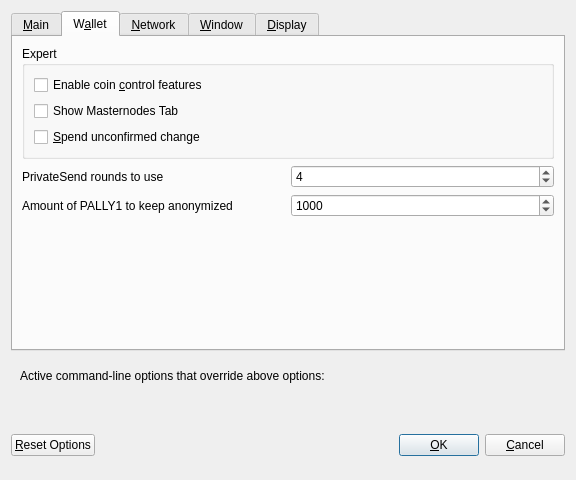
<?xml version="1.0" encoding="UTF-8"?>
<ui version="4.0">
 <class>OptionsDialog</class>
 <widget class="QDialog" name="OptionsDialog">
  <property name="geometry">
   <rect>
    <x>0</x>
    <y>0</y>
    <width>576</width>
    <height>480</height>
   </rect>
  </property>
  <property name="windowTitle">
   <string>Options</string>
  </property>
  <property name="modal">
   <bool>true</bool>
  </property>
  <layout class="QVBoxLayout" name="verticalLayout">
   <item>
    <widget class="QTabWidget" name="tabWidget">
     <property name="enabled">
      <bool>true</bool>
     </property>
     <property name="currentIndex">
      <number>1</number>
     </property>
     <widget class="QWidget" name="tabMain">
      <attribute name="title">
       <string>&amp;Main</string>
      </attribute>
      <layout class="QVBoxLayout" name="verticalLayout_Main">
       <item>
        <widget class="QCheckBox" name="bitcoinAtStartup">
         <property name="toolTip">
          <string>Automatically start PALLY1 Core after logging in to the system.</string>
         </property>
         <property name="text">
          <string>&amp;Start PALLY1 Core on system login</string>
         </property>
        </widget>
       </item>
       <item>
        <layout class="QHBoxLayout" name="horizontalLayout_2_Main">
         <item>
          <widget class="QLabel" name="databaseCacheLabel">
           <property name="text">
            <string>Size of &amp;database cache</string>
           </property>
           <property name="textFormat">
            <enum>Qt::PlainText</enum>
           </property>
           <property name="buddy">
            <cstring>databaseCache</cstring>
           </property>
          </widget>
         </item>
         <item>
          <widget class="QSpinBox" name="databaseCache"/>
         </item>
         <item>
          <widget class="QLabel" name="databaseCacheUnitLabel">
           <property name="text">
            <string>MB</string>
           </property>
           <property name="textFormat">
            <enum>Qt::PlainText</enum>
           </property>
          </widget>
         </item>
         <item>
          <spacer name="horizontalSpacer_2_Main">
           <property name="orientation">
            <enum>Qt::Horizontal</enum>
           </property>
           <property name="sizeHint" stdset="0">
            <size>
             <width>40</width>
             <height>20</height>
            </size>
           </property>
          </spacer>
         </item>
        </layout>
       </item>
       <item>
        <layout class="QHBoxLayout" name="horizontalLayout_3_Main">
         <item>
          <widget class="QLabel" name="threadsScriptVerifLabel">
           <property name="text">
            <string>Number of script &amp;verification threads</string>
           </property>
           <property name="textFormat">
            <enum>Qt::PlainText</enum>
           </property>
           <property name="buddy">
            <cstring>threadsScriptVerif</cstring>
           </property>
          </widget>
         </item>
         <item>
          <widget class="QSpinBox" name="threadsScriptVerif">
           <property name="toolTip">
            <string>(0 = auto, &lt;0 = leave that many cores free)</string>
           </property>
          </widget>
         </item>
         <item>
          <spacer name="horizontalSpacer_3_Main">
           <property name="orientation">
            <enum>Qt::Horizontal</enum>
           </property>
           <property name="sizeHint" stdset="0">
            <size>
             <width>40</width>
             <height>20</height>
            </size>
           </property>
          </spacer>
         </item>
        </layout>
       </item>
       <item>
        <spacer name="verticalSpacer_Main">
         <property name="orientation">
          <enum>Qt::Vertical</enum>
         </property>
         <property name="sizeHint" stdset="0">
          <size>
           <width>20</width>
           <height>40</height>
          </size>
         </property>
        </spacer>
       </item>
      </layout>
     </widget>
     <widget class="QWidget" name="tabWallet">
      <attribute name="title">
       <string>W&amp;allet</string>
      </attribute>
      <layout class="QVBoxLayout" name="verticalLayout_Wallet">
       <item>
        <widget class="QGroupBox" name="groupBox">
         <property name="title">
          <string>Expert</string>
         </property>
         <layout class="QVBoxLayout" name="verticalLayout_2">
          <item>
           <widget class="QCheckBox" name="coinControlFeatures">
            <property name="toolTip">
             <string>Whether to show coin control features or not.</string>
            </property>
            <property name="text">
             <string>Enable coin &amp;control features</string>
            </property>
           </widget>
          </item>
          <item>
           <widget class="QCheckBox" name="showMasternodesTab">
            <property name="toolTip">
             <string>Show additional tab listing all your masternodes in first sub-tab&lt;br/&gt;and all masternodes on the network in second sub-tab.</string>
            </property>
            <property name="text">
             <string>Show Masternodes Tab</string>
            </property>
           </widget>
          </item>
          <item>
           <widget class="QCheckBox" name="spendZeroConfChange">
            <property name="toolTip">
             <string>If you disable the spending of unconfirmed change, the change from a transaction&lt;br/&gt;cannot be used until that transaction has at least one confirmation.&lt;br/&gt;This also affects how your balance is computed.</string>
            </property>
            <property name="text">
             <string>&amp;Spend unconfirmed change</string>
            </property>
           </widget>
          </item>
         </layout>
        </widget>
       </item>
       <item>
        <layout class="QHBoxLayout" name="horizontalLayout_4_Wallet">
         <item>
          <widget class="QLabel" name="label">
           <property name="toolTip">
            <string>This setting determines the amount of individual masternodes that an input will be anonymized through.&lt;br/&gt;More rounds of anonymization gives a higher degree of privacy, but also costs more in fees.</string>
           </property>
           <property name="text">
            <string>PrivateSend rounds to use</string>
           </property>
          </widget>
         </item>
         <item>
          <widget class="QSpinBox" name="privateSendRounds">
           <property name="minimum">
            <number>2</number>
           </property>
           <property name="maximum">
            <number>8</number>
           </property>
           <property name="value">
            <number>4</number>
           </property>
          </widget>
         </item>
        </layout>
       </item>
       <item>
        <layout class="QHBoxLayout" name="horizontalLayout">
         <item>
          <widget class="QLabel" name="label_2">
           <property name="toolTip">
            <string>This amount acts as a threshold to turn off PrivateSend once it's reached.</string>
           </property>
           <property name="statusTip">
            <string notr="true"/>
           </property>
           <property name="whatsThis">
            <string notr="true"/>
           </property>
           <property name="accessibleName">
            <string notr="true"/>
           </property>
           <property name="accessibleDescription">
            <string notr="true"/>
           </property>
           <property name="text">
            <string>Amount of PALLY1 to keep anonymized</string>
           </property>
          </widget>
         </item>
         <item>
          <widget class="QSpinBox" name="privateSendAmount">
           <property name="minimum">
            <number>2</number>
           </property>
           <property name="maximum">
            <number>2000</number>
           </property>
           <property name="singleStep">
            <number>10</number>
           </property>
           <property name="value">
            <number>1000</number>
           </property>
          </widget>
         </item>
        </layout>
       </item>
       <item>
        <spacer name="verticalSpacer_Wallet">
         <property name="orientation">
          <enum>Qt::Vertical</enum>
         </property>
         <property name="sizeHint" stdset="0">
          <size>
           <width>20</width>
           <height>40</height>
          </size>
         </property>
        </spacer>
       </item>
      </layout>
     </widget>
     <widget class="QWidget" name="tabNetwork">
      <attribute name="title">
       <string>&amp;Network</string>
      </attribute>
      <layout class="QVBoxLayout" name="verticalLayout_Network">
       <item>
        <widget class="QCheckBox" name="mapPortUpnp">
         <property name="toolTip">
          <string>Automatically open the PALLY1 Core client port on the router. This only works when your router supports UPnP and it is enabled.</string>
         </property>
         <property name="text">
          <string>Map port using &amp;UPnP</string>
         </property>
        </widget>
       </item>
       <item>
        <widget class="QCheckBox" name="allowIncoming">
         <property name="toolTip">
          <string>Accept connections from outside</string>
         </property>
         <property name="text">
          <string>Allow incoming connections</string>
         </property>
        </widget>
       </item>
       <item>
        <widget class="QCheckBox" name="connectSocks">
         <property name="toolTip">
          <string>Connect to the PALLY1 network through a SOCKS5 proxy.</string>
         </property>
         <property name="text">
          <string>&amp;Connect through SOCKS5 proxy (default proxy):</string>
         </property>
        </widget>
       </item>
       <item>
        <layout class="QHBoxLayout" name="horizontalLayout_1_Network">
         <item>
          <widget class="QLabel" name="proxyIpLabel">
           <property name="text">
            <string>Proxy &amp;IP:</string>
           </property>
           <property name="textFormat">
            <enum>Qt::PlainText</enum>
           </property>
           <property name="buddy">
            <cstring>proxyIp</cstring>
           </property>
          </widget>
         </item>
         <item>
          <widget class="QValidatedLineEdit" name="proxyIp">
           <property name="minimumSize">
            <size>
             <width>140</width>
             <height>0</height>
            </size>
           </property>
           <property name="maximumSize">
            <size>
             <width>140</width>
             <height>16777215</height>
            </size>
           </property>
           <property name="toolTip">
            <string>IP address of the proxy (e.g. IPv4: 127.0.0.1 / IPv6: ::1)</string>
           </property>
          </widget>
         </item>
         <item>
          <widget class="QLabel" name="proxyPortLabel">
           <property name="text">
            <string>&amp;Port:</string>
           </property>
           <property name="textFormat">
            <enum>Qt::PlainText</enum>
           </property>
           <property name="buddy">
            <cstring>proxyPort</cstring>
           </property>
          </widget>
         </item>
         <item>
          <widget class="QLineEdit" name="proxyPort">
           <property name="minimumSize">
            <size>
             <width>55</width>
             <height>0</height>
            </size>
           </property>
           <property name="maximumSize">
            <size>
             <width>55</width>
             <height>16777215</height>
            </size>
           </property>
           <property name="toolTip">
            <string>Port of the proxy (e.g. 8048)</string>
           </property>
          </widget>
         </item>
         <item>
          <spacer name="horizontalSpacer_1_Network">
           <property name="orientation">
            <enum>Qt::Horizontal</enum>
           </property>
           <property name="sizeHint" stdset="0">
            <size>
             <width>40</width>
             <height>20</height>
            </size>
           </property>
          </spacer>
         </item>
        </layout>
       </item>
       <item>
        <layout class="QHBoxLayout" name="horizontalLayout_2_Network">
         <item>
          <widget class="QLabel" name="proxyActiveNets">
           <property name="text">
            <string>Used for reaching peers via:</string>
           </property>
           <property name="textFormat">
            <enum>Qt::PlainText</enum>
           </property>
          </widget>
         </item>
         <item>
          <widget class="QCheckBox" name="proxyReachIPv4">
           <property name="enabled">
            <bool>false</bool>
           </property>
           <property name="toolTip">
            <string>Shows, if the supplied default SOCKS5 proxy is used to reach peers via this network type.</string>
           </property>
           <property name="text">
            <string/>
           </property>
          </widget>
         </item>
         <item>
          <widget class="QLabel" name="proxyReachIPv4Label">
           <property name="text">
            <string>IPv4</string>
           </property>
           <property name="textFormat">
            <enum>Qt::PlainText</enum>
           </property>
          </widget>
         </item>
         <item>
          <widget class="QCheckBox" name="proxyReachIPv6">
           <property name="enabled">
            <bool>false</bool>
           </property>
           <property name="toolTip">
            <string>Shows, if the supplied default SOCKS5 proxy is used to reach peers via this network type.</string>
           </property>
           <property name="text">
            <string/>
           </property>
          </widget>
         </item>
         <item>
          <widget class="QLabel" name="proxyReachIPv6Label">
           <property name="text">
            <string>IPv6</string>
           </property>
           <property name="textFormat">
            <enum>Qt::PlainText</enum>
           </property>
          </widget>
         </item>
         <item>
          <widget class="QCheckBox" name="proxyReachTor">
           <property name="enabled">
            <bool>false</bool>
           </property>
           <property name="toolTip">
            <string>Shows, if the supplied default SOCKS5 proxy is used to reach peers via this network type.</string>
           </property>
           <property name="text">
            <string/>
           </property>
          </widget>
         </item>
         <item>
          <widget class="QLabel" name="proxyReachTorLabel">
           <property name="text">
            <string>Tor</string>
           </property>
           <property name="textFormat">
            <enum>Qt::PlainText</enum>
           </property>
          </widget>
         </item>
         <item>
          <spacer name="horizontalSpacer_2_Network">
           <property name="orientation">
            <enum>Qt::Horizontal</enum>
           </property>
           <property name="sizeHint" stdset="0">
            <size>
             <width>40</width>
             <height>20</height>
            </size>
           </property>
          </spacer>
         </item>
        </layout>
       </item>
       <item>
        <widget class="QCheckBox" name="connectSocksTor">
         <property name="toolTip">
          <string>Connect to the PALLY1 network through a separate SOCKS5 proxy for Tor hidden services.</string>
         </property>
         <property name="text">
          <string>Use separate SOCKS5 proxy to reach peers via Tor hidden services:</string>
         </property>
        </widget>
       </item>
       <item>
        <layout class="QHBoxLayout" name="horizontalLayout_3_Network">
         <item>
          <widget class="QLabel" name="proxyIpTorLabel">
           <property name="text">
            <string>Proxy &amp;IP:</string>
           </property>
           <property name="textFormat">
            <enum>Qt::PlainText</enum>
           </property>
           <property name="buddy">
            <cstring>proxyIpTor</cstring>
           </property>
          </widget>
         </item>
         <item>
          <widget class="QValidatedLineEdit" name="proxyIpTor">
           <property name="minimumSize">
            <size>
             <width>140</width>
             <height>0</height>
            </size>
           </property>
           <property name="maximumSize">
            <size>
             <width>140</width>
             <height>16777215</height>
            </size>
           </property>
           <property name="toolTip">
            <string>IP address of the proxy (e.g. IPv4: 127.0.0.1 / IPv6: ::1)</string>
           </property>
          </widget>
         </item>
         <item>
          <widget class="QLabel" name="proxyPortTorLabel">
           <property name="text">
            <string>&amp;Port:</string>
           </property>
           <property name="textFormat">
            <enum>Qt::PlainText</enum>
           </property>
           <property name="buddy">
            <cstring>proxyPortTor</cstring>
           </property>
          </widget>
         </item>
         <item>
          <widget class="QLineEdit" name="proxyPortTor">
           <property name="minimumSize">
            <size>
             <width>55</width>
             <height>0</height>
            </size>
           </property>
           <property name="maximumSize">
            <size>
             <width>55</width>
             <height>16777215</height>
            </size>
           </property>
           <property name="toolTip">
            <string>Port of the proxy (e.g. 8048)</string>
           </property>
          </widget>
         </item>
         <item>
          <spacer name="horizontalSpacer_4_Network">
           <property name="orientation">
            <enum>Qt::Horizontal</enum>
           </property>
           <property name="sizeHint" stdset="0">
            <size>
             <width>40</width>
             <height>20</height>
            </size>
           </property>
          </spacer>
         </item>
        </layout>
       </item>
       <item>
        <spacer name="verticalSpacer_Network">
         <property name="orientation">
          <enum>Qt::Vertical</enum>
         </property>
         <property name="sizeHint" stdset="0">
          <size>
           <width>20</width>
           <height>40</height>
          </size>
         </property>
        </spacer>
       </item>
      </layout>
     </widget>
     <widget class="QWidget" name="tabWindow">
      <attribute name="title">
       <string>&amp;Window</string>
      </attribute>
      <layout class="QVBoxLayout" name="verticalLayout_Window">
       <item>
        <widget class="QCheckBox" name="hideTrayIcon">
         <property name="toolTip">
          <string>&amp;Hide the icon from the system tray.</string>
         </property>
         <property name="text">
          <string>Hide tray icon</string>
         </property>
        </widget>
       </item>
       <item>
        <widget class="QCheckBox" name="minimizeToTray">
         <property name="toolTip">
          <string>Show only a tray icon after minimizing the window.</string>
         </property>
         <property name="text">
          <string>&amp;Minimize to the tray instead of the taskbar</string>
         </property>
        </widget>
       </item>
       <item>
        <widget class="QCheckBox" name="minimizeOnClose">
         <property name="toolTip">
          <string>Minimize instead of exit the application when the window is closed. When this option is enabled, the application will be closed only after selecting Exit in the menu.</string>
         </property>
         <property name="text">
          <string>M&amp;inimize on close</string>
         </property>
        </widget>
       </item>
       <item>
        <spacer name="verticalSpacer_Window">
         <property name="orientation">
          <enum>Qt::Vertical</enum>
         </property>
         <property name="sizeHint" stdset="0">
          <size>
           <width>20</width>
           <height>40</height>
          </size>
         </property>
        </spacer>
       </item>
      </layout>
     </widget>
     <widget class="QWidget" name="tabDisplay">
      <attribute name="title">
       <string>&amp;Display</string>
      </attribute>
      <layout class="QVBoxLayout" name="verticalLayout_Display">
       <item>
        <layout class="QHBoxLayout" name="horizontalLayout_1_Display">
         <item>
          <widget class="QLabel" name="langLabel">
           <property name="text">
            <string>User Interface &amp;language:</string>
           </property>
           <property name="textFormat">
            <enum>Qt::PlainText</enum>
           </property>
           <property name="buddy">
            <cstring>lang</cstring>
           </property>
          </widget>
         </item>
         <item>
          <widget class="QValueComboBox" name="lang">
           <property name="toolTip">
            <string>The user interface language can be set here. This setting will take effect after restarting PALLY1 Core.</string>
           </property>
          </widget>
         </item>
        </layout>
       </item>
       <item>
        <widget class="QLabel" name="label_3">
         <property name="toolTip">
          <string notr="true"/>
         </property>
         <property name="statusTip">
          <string notr="true"/>
         </property>
         <property name="whatsThis">
          <string notr="true"/>
         </property>
         <property name="accessibleName">
          <string notr="true"/>
         </property>
         <property name="text">
          <string>Language missing or translation incomplete? Help contributing translations here:
https://www.transifex.com/projects/p/PALLY1/</string>
         </property>
         <property name="wordWrap">
          <bool>true</bool>
         </property>
         <property name="openExternalLinks">
          <bool>true</bool>
         </property>
         <property name="textInteractionFlags">
          <set>Qt::TextBrowserInteraction</set>
         </property>
        </widget>
       </item>
       <item>
        <layout class="QHBoxLayout" name="horizontalLayout_4_Display" stretch="0,0">
         <item>
          <widget class="QLabel" name="themeLabel">
           <property name="text">
            <string>User Interface Theme:</string>
           </property>
          </widget>
         </item>
         <item>
          <widget class="QValueComboBox" name="theme"/>
         </item>
        </layout>
       </item>
       <item>
        <widget class="Line" name="line">
         <property name="orientation">
          <enum>Qt::Horizontal</enum>
         </property>
        </widget>
       </item>
       <item>
        <layout class="QHBoxLayout" name="horizontalLayout_2_Display">
         <item>
          <widget class="QLabel" name="unitLabel">
           <property name="text">
            <string>&amp;Unit to show amounts in:</string>
           </property>
           <property name="textFormat">
            <enum>Qt::PlainText</enum>
           </property>
           <property name="buddy">
            <cstring>unit</cstring>
           </property>
          </widget>
         </item>
         <item>
          <widget class="QValueComboBox" name="unit">
           <property name="toolTip">
            <string>Choose the default subdivision unit to show in the interface and when sending coins.</string>
           </property>
          </widget>
         </item>
        </layout>
       </item>
       <item>
        <layout class="QHBoxLayout" name="horizontalLayout_5_Display">
         <item>
          <widget class="QLabel" name="digitsLabel">
           <property name="text">
            <string>Decimal digits</string>
           </property>
          </widget>
         </item>
         <item>
          <widget class="QValueComboBox" name="digits"/>
         </item>
        </layout>
       </item>
       <item>
        <layout class="QHBoxLayout" name="horizontalLayout_3_Display">
         <item>
          <widget class="QLabel" name="thirdPartyTxUrlsLabel">
           <property name="toolTip">
            <string>Third party URLs (e.g. a block explorer) that appear in the transactions tab as context menu items.&lt;br/&gt;%s in the URL is replaced by transaction hash. Multiple URLs are separated by vertical bar |.</string>
           </property>
           <property name="text">
            <string>Third party transaction URLs</string>
           </property>
           <property name="buddy">
            <cstring>thirdPartyTxUrls</cstring>
           </property>
          </widget>
         </item>
         <item>
          <widget class="QLineEdit" name="thirdPartyTxUrls">
           <property name="toolTip">
            <string>Third party URLs (e.g. a block explorer) that appear in the transactions tab as context menu items.&lt;br/&gt;%s in the URL is replaced by transaction hash. Multiple URLs are separated by vertical bar |.</string>
           </property>
          </widget>
         </item>
        </layout>
       </item>
       <item>
        <spacer name="verticalSpacer">
         <property name="orientation">
          <enum>Qt::Vertical</enum>
         </property>
         <property name="sizeHint" stdset="0">
          <size>
           <width>20</width>
           <height>40</height>
          </size>
         </property>
        </spacer>
       </item>
      </layout>
     </widget>
    </widget>
   </item>
   <item>
    <widget class="QFrame" name="frame">
     <layout class="QVBoxLayout" name="verticalLayout_Bottom">
      <item>
       <layout class="QHBoxLayout" name="horizontalLayout_Bottom">
        <item>
         <widget class="QLabel" name="overriddenByCommandLineInfoLabel">
          <property name="text">
           <string>Active command-line options that override above options:</string>
          </property>
          <property name="textFormat">
           <enum>Qt::PlainText</enum>
          </property>
         </widget>
        </item>
        <item>
         <spacer name="horizontalSpacer_Bottom">
          <property name="orientation">
           <enum>Qt::Horizontal</enum>
          </property>
          <property name="sizeHint" stdset="0">
           <size>
            <width>40</width>
            <height>20</height>
           </size>
          </property>
         </spacer>
        </item>
       </layout>
      </item>
      <item>
       <widget class="QLabel" name="overriddenByCommandLineLabel">
        <property name="text">
         <string/>
        </property>
        <property name="textFormat">
         <enum>Qt::PlainText</enum>
        </property>
        <property name="wordWrap">
         <bool>true</bool>
        </property>
       </widget>
      </item>
     </layout>
    </widget>
   </item>
   <item>
    <layout class="QHBoxLayout" name="horizontalLayout_Buttons">
     <item>
      <widget class="QPushButton" name="resetButton">
       <property name="toolTip">
        <string>Reset all client options to default.</string>
       </property>
       <property name="text">
        <string>&amp;Reset Options</string>
       </property>
       <property name="autoDefault">
        <bool>false</bool>
       </property>
      </widget>
     </item>
     <item>
      <spacer name="horizontalSpacer_1">
       <property name="orientation">
        <enum>Qt::Horizontal</enum>
       </property>
       <property name="sizeHint" stdset="0">
        <size>
         <width>40</width>
         <height>48</height>
        </size>
       </property>
      </spacer>
     </item>
     <item>
      <widget class="QLabel" name="statusLabel">
       <property name="minimumSize">
        <size>
         <width>200</width>
         <height>0</height>
        </size>
       </property>
       <property name="font">
        <font>
         <weight>75</weight>
         <bold>true</bold>
        </font>
       </property>
       <property name="text">
        <string/>
       </property>
       <property name="textFormat">
        <enum>Qt::PlainText</enum>
       </property>
       <property name="wordWrap">
        <bool>true</bool>
       </property>
      </widget>
     </item>
     <item>
      <spacer name="horizontalSpacer_2">
       <property name="orientation">
        <enum>Qt::Horizontal</enum>
       </property>
       <property name="sizeHint" stdset="0">
        <size>
         <width>40</width>
         <height>48</height>
        </size>
       </property>
      </spacer>
     </item>
     <item>
      <widget class="QPushButton" name="okButton">
       <property name="text">
        <string>&amp;OK</string>
       </property>
       <property name="autoDefault">
        <bool>false</bool>
       </property>
       <property name="default">
        <bool>true</bool>
       </property>
      </widget>
     </item>
     <item>
      <widget class="QPushButton" name="cancelButton">
       <property name="text">
        <string>&amp;Cancel</string>
       </property>
       <property name="autoDefault">
        <bool>false</bool>
       </property>
      </widget>
     </item>
    </layout>
   </item>
  </layout>
 </widget>
 <customwidgets>
  <customwidget>
   <class>QValidatedLineEdit</class>
   <extends>QLineEdit</extends>
   <header>qvalidatedlineedit.h</header>
  </customwidget>
  <customwidget>
   <class>QValueComboBox</class>
   <extends>QComboBox</extends>
   <header>qvaluecombobox.h</header>
  </customwidget>
 </customwidgets>
 <resources/>
 <connections/>
</ui>
